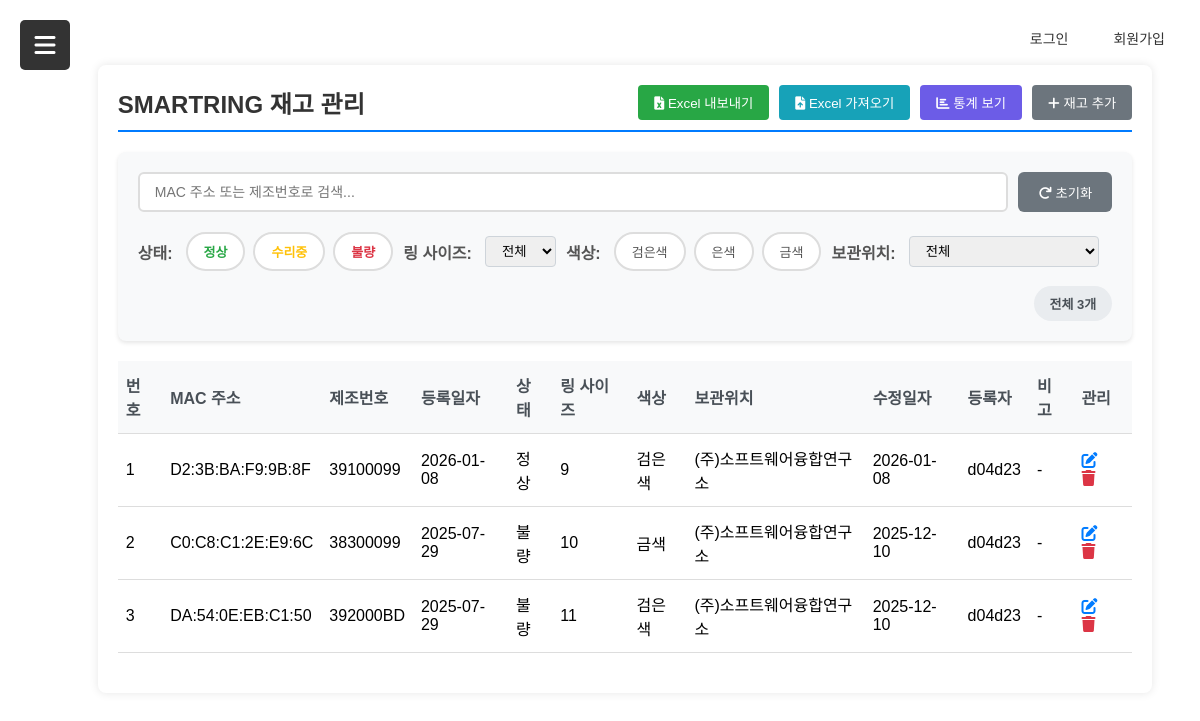
Screenshot of /smartring with the database file from the repository.
### models.py (models this page shows)
class SmartringInventory(db.Model):
    __tablename__ = 'smartring_inventory'
    id = db.Column(db.Integer, primary_key=True)
    device_name = db.Column(db.String(100), default='SMARTRING', nullable=False)
    mac_address = db.Column(db.String(17), unique=True, nullable=False)
    serial_number = db.Column(db.String(50), unique=True, nullable=False)
    manufacture_date = db.Column(db.Date, nullable=False)
    status = db.Column(db.String(20), default='정상', nullable=False)
    location = db.Column(db.String(100), nullable=True)
    ring_size = db.Column(db.String(10), nullable=True)
    color = db.Column(db.String(20), nullable=True)
    note = db.Column(db.Text, nullable=True)
    created_at = db.Column(db.DateTime, default=datetime.now)
    updated_at = db.Column(db.DateTime, default=datetime.now, onupdate=datetime.now)
    created_by = db.Column(db.String(32), db.ForeignKey('user.userid'), nullable=True)

### app.py (the view)
@app.route('/smartring')
def smartring():
    inventories = SmartringInventory.query.order_by(SmartringInventory.created_at.desc()).all()
    total_count = len(inventories)
    normal_count = sum(1 for inv in inventories if inv.status == '정상')
    repair_count = sum(1 for inv in inventories if inv.status == '수리중')
    defect_count = sum(1 for inv in inventories if inv.status == '불량')
    size_stats = {}
    for inv in inventories:
        if inv.ring_size:
            size_stats[inv.ring_size] = size_stats.get(inv.ring_size, 0) + 1
    color_stats = {}
    for inv in inventories:
        if inv.color:
            color_stats[inv.color] = color_stats.get(inv.color, 0) + 1
    stats = {
        'total': total_count,
        'normal': normal_count,
        'repair': repair_count,
        'defect': defect_count,
        'size_stats': size_stats,
        'color_stats': color_stats
    }
    return render_template('Smartring.html', inventories=inventories, stats=stats)

### app.py (called while the page is built)
@app.before_request
def make_session_permanent():
    session.permanent = True
    if request.endpoint == 'register':
        pass

@app.context_processor
def inject_user():
    if request.endpoint == 'register':
        return dict(current_user = None)
    if 'userid' in session:
        return dict(current_user = session.get('userid'), is_admin = is_admin())
    return dict(current_user = None, is_admin = False)

### templates/Smartring.html (shortened to what this page needs)
{% extends "menu.html" %}
{% block content %}
<div class="inventory-container">
    <div class="inventory-header">
        <h1 class="inventory-title">SMARTRING 재고 관리</h1>
        <div style="display: flex; gap: 10px;">
            <button class="btn-excel-export" id="exportExcelBtn" type="button">
                <i class="fas fa-file-excel"></i> Excel 내보내기
            </button>
            <button class="btn-excel-import" id="importExcelBtn" type="button">
                <i class="fas fa-file-upload"></i> Excel 가져오기
            </button>
            <button class="btn-stats" id="showStatsBtn" type="button">
                <i class="fas fa-chart-bar"></i> 통계 보기
            </button>
            {% if current_user %}
            <button class="btn-add" id="addInventoryBtn" type="button">
                <i class="fas fa-plus"></i> 재고 추가
            </button>
            {% else %}
            <button class="btn-add" style="background-color: #6c757d; cursor: not-allowed;" id="loginRequiredBtn" type="button">
                <i class="fas fa-plus"></i> 재고 추가
            </button>
            {% endif %}
        </div>
    </div>
    <div class="search-filter-section">
        <div class="search-bar">
            <input type="text"
                   id="searchInput"
                   class="search-input"
                   placeholder="MAC 주소 또는 제조번호로 검색...">
            <button class="clear-button" onclick="clearFilters()">
                <i class="fas fa-redo"></i> 초기화
            </button>
        </div>
        <div class="filter-section">
            <div class="filter-group">
                <span class="filter-label">상태:</span>
                <button class="filter-btn status-normal" data-filter="status" data-value="정상">
                    정상
                </button>
                <button class="filter-btn status-repair" data-filter="status" data-value="수리중">
                    수리중
                </button>
                <button class="filter-btn status-defect" data-filter="status" data-value="불량">
                    불량
                </button>
            </div>
            <div class="filter-group">
                <span class="filter-label">링 사이즈:</span>
                <select id="sizeFilter" class="form-control" style="width: auto; padding: 6px 12px;">
                    <option value="">전체</option>
                </select>
            </div>
            <div class="filter-group">
                <span class="filter-label">색상:</span>
                <button class="filter-btn" data-filter="color" data-value="검은색">
                    검은색
                </button>
                <button class="filter-btn" data-filter="color" data-value="은색">
                    은색
                </button>
                <button class="filter-btn" data-filter="color" data-value="금색">
                    금색
                </button>
            </div>
            <div class="filter-group">
                <span class="filter-label">보관위치:</span>
                <select id="locationFilter" class="form-control" style="width: auto; padding: 6px 12px;">
                    <option value="">전체</option>
                    {% set locations = inventories|map(attribute='location')|unique|list %}
                </select>
            </div>
            <span class="result-count" id="resultCount">전체 {{ inventories|length }}개</span>
        </div>
    </div>
    <table class="inventory-table">
        <thead>
            <tr>
                <th>번호</th>
                <th>MAC 주소</th>
                <th>제조번호</th>
                <th>등록일자</th>
                <th>상태</th>
                <th>링 사이즈</th>
                <th>색상</th>
                <th>보관위치</th>
                <th>수정일자</th>
                <th>등록자</th>
                <th>비고</th>
                <th>관리</th>
            </tr>
        </thead>
        <tbody id="inventoryTableBody">
            {% if inventories %}
                {% for inventory in inventories %}
                <tr class="status-row-{{ inventory.status }} inventory-row"
                    data-mac="{{ inventory.mac_address }}"
                    data-serial="{{ inventory.serial_number }}"
                    data-status="{{ inventory.status }}"
                    data-location="{{ inventory.location or '' }}"
                    data-ring-size="{{ inventory.ring_size or '' }}"
                    data-color="{{ inventory.color or '' }}">
                    <td>{{ loop.index }}</td>
                    <td>{{ inventory.mac_address }}</td>
                    <td>{{ inventory.serial_number }}</td>
                    <td>{{ inventory.manufacture_date.strftime('%Y-%m-%d') }}</td>
                    <td class="status-{{ inventory.status }}">
                        {{ inventory.status }}
                    </td>
                    <td>{{ inventory.ring_size or '-' }}</td>
                    <td>{{ inventory.color or '-' }}</td>
                    <td>{{ inventory.location or '-' }}</td>
                    <td>{{ inventory.updated_at.strftime('%Y-%m-%d') }}</td>
                    <td>{{ inventory.created_by or '-' }}</td>
                    <td>{{ inventory.note or '-' }}</td>
                    <td>
                        {% if current_user %}
                            <button class="action-btn btn-edit status-edit-btn"
                                    data-id="{{ inventory.id }}"
                                    data-status="{{ inventory.status }}"
                                    data-note="{{ inventory.note or '' }}"
                                    type="button">
                                <i class="fas fa-edit"></i>
                            </button>
                            {% if is_admin %}
                            <button class="action-btn btn-delete delete-inventory-btn"
                                    data-id="{{ inventory.id }}"
                                    type="button">
                                <i class="fas fa-trash"></i>
                            </button>
                            {% endif %}
                        {% else %}
                            <button class="action-btn btn-edit login-required-edit" type="button">
                                <i class="fas fa-edit"></i>
                            </button>
                            <button class="action-btn btn-delete login-required-delete" type="button">
                                <i class="fas fa-trash"></i>
                            </button>
                        {% endif %}
                    </td>
                </tr>
                {% endfor %}
            {% else %}
                <tr id="noDataRow">
                    <td colspan="12" class="no-data">등록된 재고가 없습니다.</td>
                </tr>
            {% endif %}
        </tbody>
    </table>
</div>
{% endblock %}

### rows the page displays
SmartringInventory: mac_address "D2:3B:BA:F9:9B:8F", serial_number "39100099", manufacture_date "2026-01-08", status "정상", ring_size "9", color "검은색", location "(주)소프트웨어융합연구소", updated_at "2026-01-08", created_by "d04d23", note "-"
SmartringInventory: mac_address "C0:C8:C1:2E:E9:6C", serial_number "38300099", manufacture_date "2025-07-29", status "불량", ring_size "10", color "금색", location "(주)소프트웨어융합연구소", updated_at "2025-12-10", created_by "d04d23", note "-"
SmartringInventory: mac_address "DA:54:0E:EB:C1:50", serial_number "392000BD", manufacture_date "2025-07-29", status "불량", ring_size "11", color "검은색", location "(주)소프트웨어융합연구소", updated_at "2025-12-10", created_by "d04d23", note "-"
